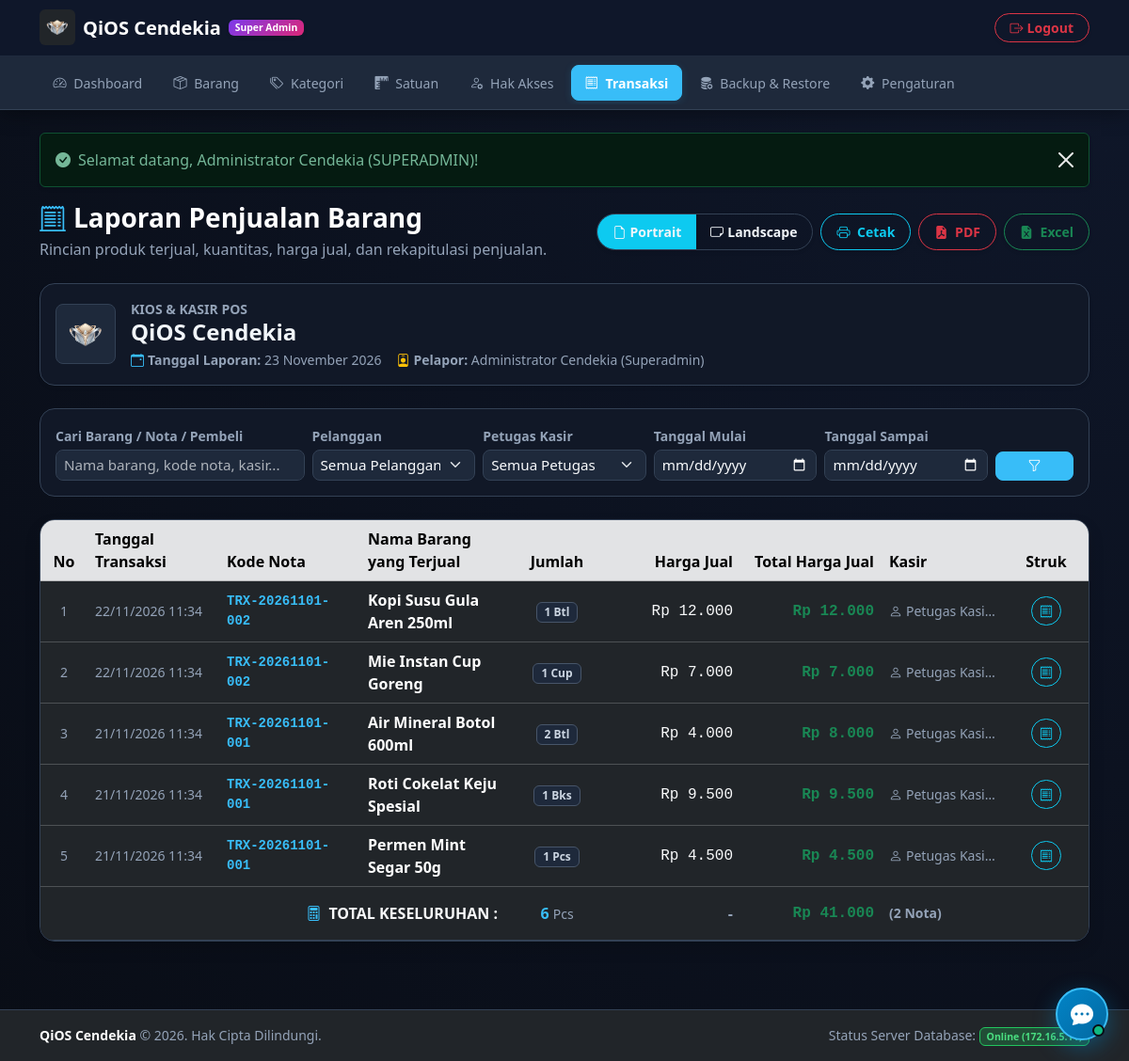
Screenshot of /admin/transaksi.php (signed in) with the database file from the repository.
### tables this page shows
CREATE TABLE `users` (
    `id` INT AUTO_INCREMENT PRIMARY KEY,
    `username` VARCHAR(50) NOT NULL UNIQUE,
    `password` VARCHAR(255) NOT NULL,
    `password_plain` VARCHAR(255) NULL,
    `nama_lengkap` VARCHAR(100) NOT NULL,
    `role` ENUM('superadmin', 'admin', 'kasir') NOT NULL DEFAULT 'kasir',
    `active_session_token` VARCHAR(255) NULL,
    `active_device_name` VARCHAR(150) NULL,
    `last_active_at` DATETIME NULL,
    `last_seen` DATETIME NULL,
    `created_at` TIMESTAMP DEFAULT CURRENT_TIMESTAMP
);

CREATE TABLE `pesanan_detail` (
    `id` INT AUTO_INCREMENT PRIMARY KEY,
    `pesanan_id` INT NOT NULL,
    `produk_id` INT NULL,
    `nama_produk` VARCHAR(150) NOT NULL,
    `harga_satuan` DECIMAL(12, 2) NOT NULL,
    `jumlah` INT NOT NULL,
    `subtotal` DECIMAL(12, 2) NOT NULL,
    FOREIGN KEY (`pesanan_id`) REFERENCES `pesanan`(`id`) ON DELETE CASCADE,
    FOREIGN KEY (`produk_id`) REFERENCES `produk`(`id`) ON DELETE SET NULL
);

CREATE TABLE `pesanan` (
    `id` INT AUTO_INCREMENT PRIMARY KEY,
    `kode_pesanan` VARCHAR(50) NOT NULL UNIQUE,
    `user_id` INT NULL,
    `nama_pembeli` VARCHAR(100) NOT NULL DEFAULT 'Pelanggan Umum',
    `total_harga` DECIMAL(12, 2) NOT NULL DEFAULT 0.00,
    `uang_bayar` DECIMAL(12, 2) NOT NULL DEFAULT 0.00,
    `kembalian` DECIMAL(12, 2) NOT NULL DEFAULT 0.00,
    `status` ENUM('SELESAI', 'PENDING', 'BATAL') DEFAULT 'SELESAI',
    `created_at` TIMESTAMP DEFAULT CURRENT_TIMESTAMP,
    FOREIGN KEY (`user_id`) REFERENCES `users`(`id`) ON DELETE SET NULL
);

CREATE TABLE `satuan` (
    `id` INT AUTO_INCREMENT PRIMARY KEY,
    `nama_satuan` VARCHAR(100) NOT NULL UNIQUE,
    `kode_satuan` VARCHAR(20) NOT NULL,
    `deskripsi` VARCHAR(255) NULL,
    `created_at` TIMESTAMP DEFAULT CURRENT_TIMESTAMP
);

### admin/transaksi.php (the view, shortened to what the rows shown need)
<?php
require_once __DIR__ . '/includes/admin_header.php';
$sql = "
    SELECT
        pd.id AS detail_id,
        pd.pesanan_id,
        pd.produk_id,
        pd.nama_produk,
        pd.harga_satuan,
        pd.jumlah,
        pd.subtotal,
        p.kode_pesanan,
        p.nama_pembeli,
        p.total_harga AS total_nota,
        p.uang_bayar,
        p.kembalian,
        p.created_at AS tanggal_transaksi,
        u.nama_lengkap AS nama_kasir,
        s.kode_satuan
    FROM pesanan_detail pd
    INNER JOIN pesanan p ON pd.pesanan_id = p.id
    LEFT JOIN users u ON p.user_id = u.id
    LEFT JOIN produk pr ON pd.produk_id = pr.id
    LEFT JOIN satuan s ON pr.satuan_id = s.id
    WHERE 1=1
";
$params = [];
$sql .= " ORDER BY p.created_at DESC, pd.id ASC";
try {
    $stmt = $pdo->prepare($sql);
    $stmt->execute($params);
    $item_list = $stmt->fetchAll();
    $order_map            = [];
    foreach ($item_list as $it) {
        $pid = $it['pesanan_id'];
        if (!isset($order_map[$pid])) {
            $order_map[$pid] = [
                'id'           => $pid,
                'kode_pesanan' => $it['kode_pesanan'],
                'nama_kasir'   => $it['nama_kasir'] ?? 'Kasir',
                'nama_pembeli' => $it['nama_pembeli'] ?? 'Umum',
                'created_at'   => $it['tanggal_transaksi'],
                'total_harga'  => (float)$it['total_nota'],
                'uang_bayar'   => (float)$it['uang_bayar'],
                'kembalian'    => (float)$it['kembalian'],
                'items'        => [],
            ];
        }
        $order_map[$pid]['items'][] = $it;
    }
    $stmt_kasir = $pdo->query("SELECT id, nama_lengkap FROM users WHERE role IN ('kasir', 'admin', 'superadmin') ORDER BY nama_lengkap ASC");
    $list_kasir = $stmt_kasir->fetchAll();
} catch (PDOException $e) {
    $item_list = [];
    $order_map = [];
    $list_kasir = [];
    $total_barang_terjual = 0;
    $total_harga_jual = 0;
    $error_msg = $e->getMessage();
}
$admin_user       = current_user();
$pelapor_nama     = $admin_user['nama_lengkap'] ?? 'Administrator';
$pelapor_role     = ucfirst($admin_user['role'] ?? 'Administrator');
$bulan_indo       = [1 => 'Januari', 'Februari', 'Maret', 'April', 'Mei', 'Juni', 'Juli', 'Agustus', 'September', 'Oktober', 'November', 'Desember'];
$tgl_lap_hari_ini = date('j') . ' ' . ($bulan_indo[(int)date('n')] ?? date('F')) . ' ' . date('Y');
?>
<div class="card border-secondary shadow-sm rounded-4 p-3 mb-4 no-print" style="background-color: var(--bg-card);">
    <div class="row align-items-center g-3">
        <div class="col">
            <div class="d-flex flex-wrap gap-3 small text-secondary">
                <span><i class="bi bi-calendar-event text-info me-1"></i><strong>Tanggal Laporan:</strong> <?= e($tgl_lap_hari_ini) ?></span>
                <span><i class="bi bi-person-badge text-warning me-1"></i><strong>Pelapor:</strong> <?= e($pelapor_nama) ?> (<?= e($pelapor_role) ?>)</span>
            </div>
        </div>
    </div>
</div>
<div class="card border-secondary shadow rounded-4 overflow-hidden mb-5">
    <div class="table-responsive">
        <table class="table table-hover table-dark align-middle mb-0">
            <thead class="table-secondary">
                <tr>
                    <th scope="col" style="width: 50px;" class="text-center">No</th>
                    <th scope="col" style="width: 140px;">Tanggal Transaksi</th>
                    <th scope="col" style="width: 150px;">Kode Nota</th>
                    <th scope="col">Nama Barang yang Terjual</th>
                    <th scope="col" class="text-center" style="width: 110px;">Jumlah</th>
                    <th scope="col" class="text-end" style="width: 140px;">Harga Jual</th>
                    <th scope="col" class="text-end" style="width: 150px;">Total Harga Jual</th>
                    <th scope="col" style="width: 130px;">Kasir</th>
                    <th scope="col" class="text-center no-print" style="width: 90px;">Struk</th>
                </tr>
            </thead>
            <tbody>
                <?php if (empty($item_list)): ?>
                    <tr>
                        <td colspan="9" class="text-center py-5 text-secondary">
                            <i class="bi bi-inbox fs-1 d-block mb-2"></i>
                            Tidak ada data penjualan barang yang sesuai filter.
                        </td>
                    </tr>
                <?php else: ?>
                    <?php $no = 1; foreach ($item_list as $row): ?>
                        <?php
                        $orderData = $order_map[$row['pesanan_id']] ?? null;
                        $uom = !empty($row['kode_satuan']) ? $row['kode_satuan'] : 'Pcs';
                        ?>
                        <tr>
                            <td class="text-center text-secondary small"><?= $no++ ?></td>
                            <td class="text-secondary small text-nowrap">
                                <?= date('d/m/Y H:i', strtotime($row['tanggal_transaksi'])) ?>
                            </td>
                            <td class="fw-bold font-monospace text-info small">
                                <?= e($row['kode_pesanan']) ?>
                            </td>
                            <td class="fw-semibold text-white">
                                <?= e($row['nama_produk']) ?>
                            </td>
                            <td class="text-center">
                                <span class="badge bg-secondary bg-opacity-50 text-light px-2 py-1">
                                    <?= (int)$row['jumlah'] ?> <?= e($uom) ?>
                                </span>
                            </td>
                            <td class="text-end text-light font-monospace">
                                <?= rupiah($row['harga_satuan']) ?>
                            </td>
                            <td class="text-end fw-bold text-success font-monospace">
                                <?= rupiah($row['subtotal']) ?>
                            </td>
                            <td class="small text-secondary text-truncate" style="max-width: 120px;" title="<?= e($row['nama_kasir'] ?? 'Kasir') ?>">
                                <i class="bi bi-person me-1"></i><?= e($row['nama_kasir'] ?? 'Kasir') ?>
                            </td>
                            <td class="text-center no-print">
                                <?php if ($orderData): ?>
                                    <button type="button"
                                            class="btn btn-outline-info btn-sm rounded-pill px-2 py-1"
                                            title="Lihat Struk & Rincian Nota"
                                            onclick='showDetailModal(<?= json_encode($orderData, JSON_HEX_APOS | JSON_HEX_QUOT) ?>, <?= json_encode($orderData['items'], JSON_HEX_APOS | JSON_HEX_QUOT) ?>)'>
                                        <i class="bi bi-receipt"></i>
                                    </button>
                                <?php endif; ?>
                            </td>
                        </tr>
                    <?php endforeach; ?>
                <?php endif; ?>
            </tbody>
        </table>
    </div>
</div>
<?php require_once __DIR__ . '/includes/admin_footer.php'; ?>

### rows the page displays
users: nama_lengkap "Administrator Cendekia"
pesanan_detail: pesanan.created_at "22/11/2026 11:34", pesanan.kode_pesanan "TRX-20261101-002", nama_produk "Kopi Susu Gula Aren 250ml", jumlah "1", satuan.kode_satuan "Btl", harga_satuan "Rp 12.000", subtotal "Rp 12.000", users.nama_lengkap "Petugas Kasi…"
pesanan_detail: pesanan.created_at "22/11/2026 11:34", pesanan.kode_pesanan "TRX-20261101-002", nama_produk "Mie Instan Cup Goreng", jumlah "1", satuan.kode_satuan "Cup", harga_satuan "Rp 7.000", subtotal "Rp 7.000", users.nama_lengkap "Petugas Kasi…"
pesanan_detail: pesanan.created_at "21/11/2026 11:34", pesanan.kode_pesanan "TRX-20261101-001", nama_produk "Air Mineral Botol 600ml", jumlah "2", satuan.kode_satuan "Btl", harga_satuan "Rp 4.000", subtotal "Rp 8.000", users.nama_lengkap "Petugas Kasi…"
pesanan_detail: pesanan.created_at "21/11/2026 11:34", pesanan.kode_pesanan "TRX-20261101-001", nama_produk "Roti Cokelat Keju Spesial", jumlah "1", satuan.kode_satuan "Bks", harga_satuan "Rp 9.500", subtotal "Rp 9.500", users.nama_lengkap "Petugas Kasi…"
pesanan_detail: pesanan.created_at "21/11/2026 11:34", pesanan.kode_pesanan "TRX-20261101-001", nama_produk "Permen Mint Segar 50g", jumlah "1", satuan.kode_satuan "Pcs", harga_satuan "Rp 4.500", subtotal "Rp 4.500", users.nama_lengkap "Petugas Kasi…"

### other values shown
$app_title "QiOS Cendekia"
$_SESSION['flash_success'] "Selamat datang, Administrator Cendekia (SUPERADMIN)!"
$app_name "QiOS Cendekia"
$pelapor_role "Superadmin"
$total_barang_terjual "6"
rupiah($total_harga_jual) "Rp 41.000"
count($order_map) "2"
function_exists('get_app_name') ? get_app_name() : 'QiOS Cendekia' "QiOS Cendekia"
